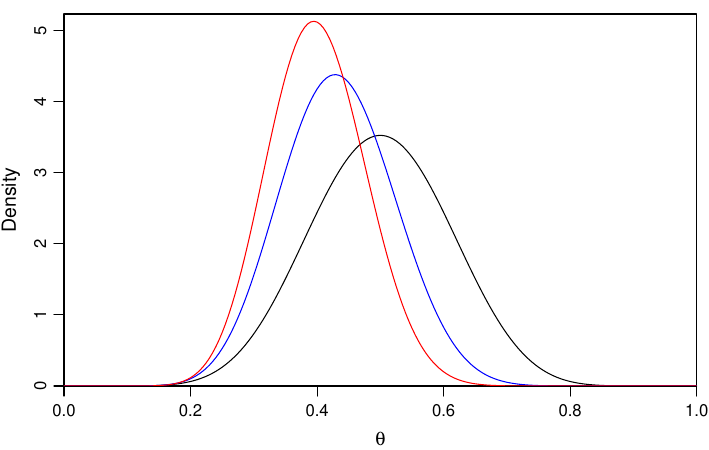

Here is the R script that generated this plot:
rm(list=ls(all=TRUE))

prior_heads = 10
prior_tails = 10
heads = 3
tails = 7

post_heads = prior_heads + heads
post_tails = prior_tails + tails
epost_heads = prior_heads + (2 * heads)
epost_tails = prior_tails + (2 * tails)

q = seq(0, 1, 0.005)
prior = dbeta(q, prior_heads, prior_tails)
post = dbeta(q, post_heads, post_tails)
epost = dbeta(q, epost_heads, epost_tails)
ymax = max(epost) + (0.02 * max(epost))

post_prob_unfair_heads = pbeta(0.5, post_heads, post_tails,
                               lower.tail = F)
epost_prob_unfair_heads = pbeta(0.5, epost_heads, epost_tails,
                                lower.tail = F)
post_mode = (post_heads - 1) / (post_heads + post_tails - 2)
epost_mode = (epost_heads - 1) / (epost_heads + epost_tails - 2)
cat(paste('post prob unfair heads: ', post_prob_unfair_heads, '\n'))
cat(paste('emp post prob unfair heads: ', epost_prob_unfair_heads, '\n'))
cat(paste('post mode: ', post_mode, '\n'))
cat(paste('emp post mode: ', epost_mode, '\n'))

pdf('coin_flip.pdf', width=7.087, height=4.5)
par(yaxs="i", xaxs="i", cex.lab=1.2, cex.axis=1.0, mgp=c(2.2, 0.7, 0),
    oma=c(0, 0, 0.2, 0.5), mar=c(3.2, 3.2, 0.5, 0.1))
plot(x=c(), y = c(), xlab=bquote(theta), ylab='Density', xlim=c(0,1),
     ylim=c(0, ymax))
lines(q, prior)
lines(q, post, col='blue')
lines(q, epost, col='red')
dev.off()

